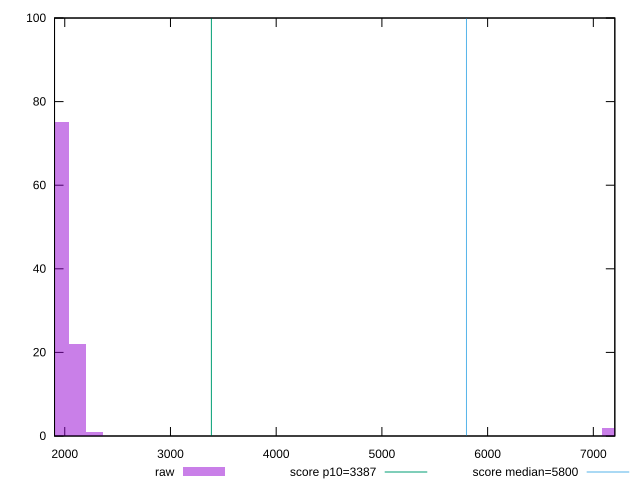

Recreate this plot in gnuplot.
reset

$raw <<EOF
7166.23249511603 2
1954.4270441225535 75
2280.164884809646 1
2117.2959644660996 22
EOF

set key outside below
set boxwidth 162.86892034354614
set xrange [1903.3360000000005:7203.260087781142]
set yrange [0:100]
set trange [0:100]
set style fill transparent solid 0.5 noborder

set parametric
set terminal svg size 640, 490 enhanced background rgb 'white'
set output "report_00017_2021-02-10T15-08-03.406Z/speed-index/samples/pages+cached+noadtech+nomedia/raw/histogram.svg"

plot $raw title "raw" with boxes, \
     3387,t title "score p10=3387", \
     5800,t title "score median=5800"

reset
